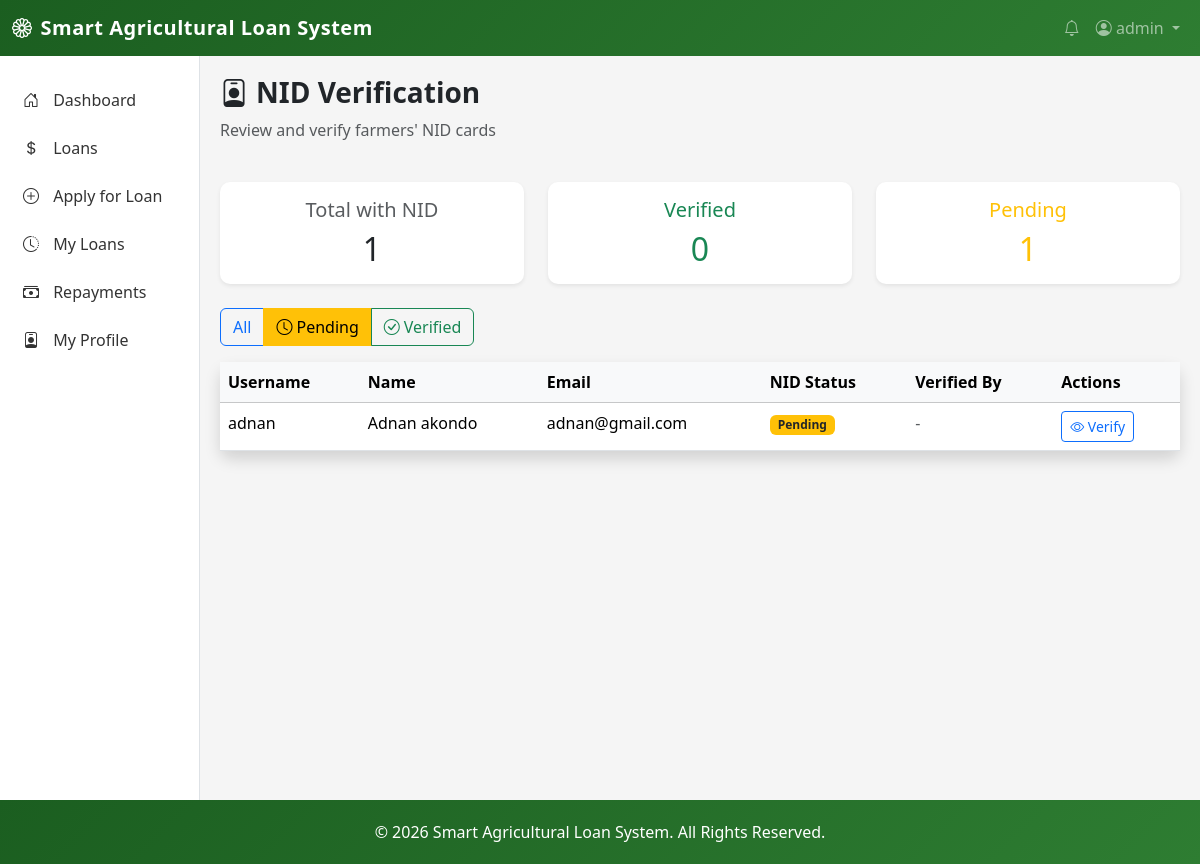
/nid/verification/?nid_status=pending (signed in), run on the app's committed database.
### loan_app/models.py (models this page shows, shortened)
class User(AbstractUser):
    ROLE_CHOICES = [
        ("Farmer", "Farmer"),
        ("Bank Officer", "Bank Officer"),
        ("Admin", "Admin"),
    ]
    role = models.CharField(max_length=20, choices=ROLE_CHOICES, default="Farmer")
    phone_number = models.CharField(max_length=20, blank=True)
    profile_picture = models.ImageField(
        upload_to="profile_pictures/", blank=True, null=True
    )
    is_verified = models.BooleanField(default=False)
    nid_card_front = models.FileField(
        upload_to="nid_cards/",
        blank=True,
        null=True,
        help_text="Upload NID card front side",
    )
    nid_card_back = models.FileField(
        upload_to="nid_cards/",
        blank=True,
        null=True,
        help_text="Upload NID card back side",
    )
    nid_verified = models.BooleanField(
        default=False, help_text="Whether NID has been verified by bank officer"
    )
    nid_verified_by = models.ForeignKey(
        "self",
        on_delete=models.SET_NULL,
        null=True,
        blank=True,
        related_name="nid_verifications",
    )
    nid_verified_at = models.DateTimeField(null=True, blank=True)

### loan_app/views.py (the view)
@login_required
def nid_verification_list(request):
    if not (request.user.is_staff or request.user.role == "Bank Officer"):
        messages.error(request, "You do not have permission to view this page.")
        return redirect("home")
    farmers = (
        User.objects.filter(role="Farmer")
        .exclude(nid_card_front="")
        .exclude(nid_card_front__isnull=True)
        .order_by("-nid_verified", "-date_joined")
    )
    nid_filter = request.GET.get("nid_status")
    if nid_filter == "verified":
        farmers = farmers.filter(nid_verified=True)
    elif nid_filter == "pending":
        farmers = farmers.filter(nid_verified=False)
    paginator = Paginator(farmers, 20)
    page_number = request.GET.get("page")
    page_obj = paginator.get_page(page_number)
    context = {
        "page_obj": page_obj,
        "nid_filter": nid_filter,
        "total_farmers_with_nid": User.objects.filter(role="Farmer")
        .exclude(nid_card_front="")
        .exclude(nid_card_front__isnull=True)
        .count(),
        "verified_count": User.objects.filter(role="Farmer", nid_verified=True).count(),
        "pending_count": User.objects.filter(role="Farmer", nid_verified=False)
        .exclude(nid_card_front="")
        .exclude(nid_card_front__isnull=True)
        .count(),
    }
    return render(request, "bank_officer/nid_verification_list.html", context)

### templates/bank_officer/nid_verification_list.html (shortened to what this page needs)
{% extends 'base.html' %}
{% block content %}
<div class="row mb-4">
    <div class="col-12">
        <h3 class="fw-bold"><i class="bi bi-person-badge me-2"></i>NID Verification</h3>
        <p class="text-muted">Review and verify farmers' NID cards</p>
    </div>
</div>
<div class="row mb-4">
    <div class="col-md-4">
        <div class="card shadow-sm">
            <div class="card-body text-center">
                <h5 class="text-muted">Total with NID</h5>
                <h2 class="mb-0">{{ total_farmers_with_nid }}</h2>
            </div>
        </div>
    </div>
    <div class="col-md-4">
        <div class="card shadow-sm">
            <div class="card-body text-center">
                <h5 class="text-success">Verified</h5>
                <h2 class="mb-0 text-success">{{ verified_count }}</h2>
            </div>
        </div>
    </div>
    <div class="col-md-4">
        <div class="card shadow-sm">
            <div class="card-body text-center">
                <h5 class="text-warning">Pending</h5>
                <h2 class="mb-0 text-warning">{{ pending_count }}</h2>
            </div>
        </div>
    </div>
</div>
<div class="row mb-3">
    <div class="col-12">
        <div class="btn-group" role="group">
            <a href="{% url 'nid_verification_list' %}" class="btn {% if not nid_filter %}btn-primary{% else %}btn-outline-primary{% endif %}">
                All
            </a>
            <a href="{% url 'nid_verification_list' %}?nid_status=pending" class="btn {% if nid_filter == 'pending' %}btn-warning{% else %}btn-outline-warning{% endif %}">
                <i class="bi bi-clock me-1"></i>Pending
            </a>
            <a href="{% url 'nid_verification_list' %}?nid_status=verified" class="btn {% if nid_filter == 'verified' %}btn-success{% else %}btn-outline-success{% endif %}">
                <i class="bi bi-check-circle me-1"></i>Verified
            </a>
        </div>
    </div>
</div>
<div class="row">
    <div class="col-12">
        <div class="card shadow">
            <div class="card-body p-0">
                <div class="table-responsive">
                    <table class="table table-hover mb-0">
                        <thead class="table-light">
                            <tr>
                                <th>Username</th>
                                <th>Name</th>
                                <th>Email</th>
                                <th>NID Status</th>
                                <th>Verified By</th>
                                <th>Actions</th>
                            </tr>
                        </thead>
                        <tbody>
                            {% for farmer in page_obj %}
                            <tr>
                                <td>{{ farmer.username }}</td>
                                <td>{{ farmer.first_name }} {{ farmer.last_name|default:"-" }}</td>
                                <td>{{ farmer.email }}</td>
                                <td>
                                    {% if farmer.nid_verified %}
                                        <span class="badge bg-success">Verified</span>
                                    {% else %}
                                        <span class="badge bg-warning text-dark">Pending</span>
                                    {% endif %}
                                </td>
                                <td>
                                    {% if farmer.nid_verified_by %}
                                        {{ farmer.nid_verified_by.username }}
                                    {% else %}
                                        <span class="text-muted">-</span>
                                    {% endif %}
                                </td>
                                <td>
                                    <a href="{% url 'verify_nid' user_id=farmer.id %}" class="btn btn-sm btn-outline-primary">
                                        <i class="bi bi-eye"></i> {% if farmer.nid_verified %}View{% else %}Verify{% endif %}
                                    </a>
                                </td>
                            </tr>
                            {% endfor %}
                        </tbody>
                    </table>
                </div>
            </div>
        </div>
    </div>
</div>
{% endblock %}

### templates/base.html (shortened to what this page needs)
<!DOCTYPE html>
<html lang="en">
<head>
    <link href="https://cdn.jsdelivr.net/npm/bootstrap@5.3.2/dist/css/bootstrap.min.css" rel="stylesheet">
    <link rel="stylesheet" href="https://cdn.jsdelivr.net/npm/bootstrap-icons@1.11.1/font/bootstrap-icons.css">
</head>
<body>
    <nav class="navbar navbar-expand-lg navbar-dark">
        <div class="container-fluid">
            <a class="navbar-brand" href="/">
                <i class="bi bi-flower1 me-2"></i>Smart Agricultural Loan System
            </a>
            <div class="collapse navbar-collapse" id="navbarNav">
                <ul class="navbar-nav ms-auto">
                    <li class="nav-item">
                        <a class="nav-link" href="#"><i class="bi bi-bell"></i></a>
                    </li>
                    <li class="nav-item dropdown">
                        <a class="nav-link dropdown-toggle" href="#" role="button" data-bs-toggle="dropdown">
                            {% if user.profile_picture %}
                                <img src="{{ user.profile_picture.url }}" class="rounded-circle me-1" style="width: 25px; height: 25px; object-fit: cover;">
                            {% else %}
                                <i class="bi bi-person-circle"></i>
                            {% endif %}
                            {{ user.username }}
                        </a>
                    </li>
                </ul>
            </div>
        </div>
    </nav>
    <div class="container-fluid">
        <div class="row">
            <div class="col-md-2 sidebar">
                <ul class="nav flex-column">
                    <li class="nav-item">
                        <a class="nav-link" href="{% url 'dashboard' %}">
                            <i class="bi bi-house-door"></i> Dashboard
                        </a>
                    </li>
                    {% if user.role == 'Farmer' %}
                    <li class="nav-item">
                        <a class="nav-link" href="{% url 'loan_list' %}">
                            <i class="bi bi-currency-dollar"></i> Loans
                        </a>
                    </li>
                    <li class="nav-item">
                        <a class="nav-link" href="{% url 'loan_apply' %}">
                            <i class="bi bi-plus-circle"></i> Apply for Loan
                        </a>
                    </li>
                    <li class="nav-item">
                        <a class="nav-link" href="{% url 'loan_history' %}">
                            <i class="bi bi-clock-history"></i> My Loans
                        </a>
                    </li>
                    <li class="nav-item">
                        <a class="nav-link" href="{% url 'repayment_history' %}">
                            <i class="bi bi-cash-stack"></i> Repayments
                        </a>
                    </li>
                    <li class="nav-item">
                        <a class="nav-link" href="{% url 'farmer_profile' %}">
                            <i class="bi bi-person-badge"></i> My Profile
                        </a>
                    </li>
                    {% endif %}
                </ul>
            </div>
            <div class="col-md-10 content-wrapper">
                {% block content %}{% endblock %}
            </div>
        </div>
    </div>
    <footer class="footer text-center">
        <div class="container">
            <p class="mb-0">&copy; 2026 Smart Agricultural Loan System. All Rights Reserved.</p>
        </div>
    </footer>
</body>
</html>

### templates/base.html (style rules this page uses)
:root { --agri-green: #2e7d32; --agri-green-light: #4caf50; --agri-green-dark: #1b5e20; --agri-light: #e8f5e9; }
body { background-color: #f5f5f5; min-height: 100vh; display: flex; flex-direction: column; }
.navbar { background: linear-gradient(135deg, var(--agri-green-dark), var(--agri-green)); }
.sidebar { background: white; min-height: calc(100vh - 56px); border-right: 1px solid #dee2e6; padding: 20px 0; }
.sidebar .nav-link { color: #333; padding: 12px 20px; border-left: 3px solid transparent; transition: all 0.3s; }
.sidebar .nav-link i { margin-right: 10px; }
.content-wrapper { flex: 1; padding: 20px; }
.card { border: none; border-radius: 10px; box-shadow: 0 2px 10px rgba(0,0,0,0.08); }
.footer { background: linear-gradient(135deg, var(--agri-green-dark), var(--agri-green)); color: white; padding: 20px 0; margin-top: auto; }
.navbar-brand { font-weight: 600; letter-spacing: 0.5px; }

### data on the page
User: username "admin"
User: username "adnan", first_name "Adnan", last_name "akondo", email "adnan@gmail.com", nid_verified "Pending"

### other printed values
{{ total_farmers_with_nid }} "1"
{{ verified_count }} "0"
{{ pending_count }} "1"
